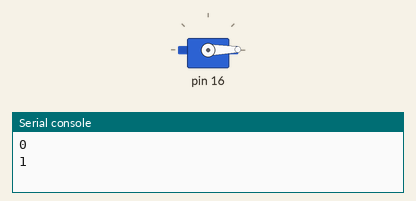
Simulated run of this program. Board: MicroPython board. Parts: servo, the last lines printed to the serial console.

Above: at 0.05 s.
At 2.2 s:
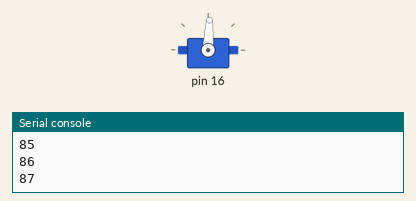
At 4.35 s:
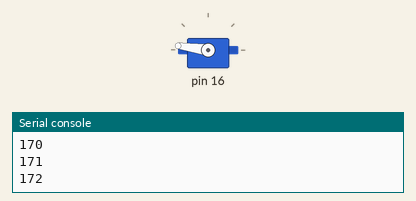
At 8.7 s:
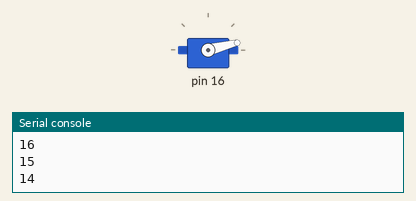
Timing chart, 0 to 11.8 s (numbered marks = the images above):
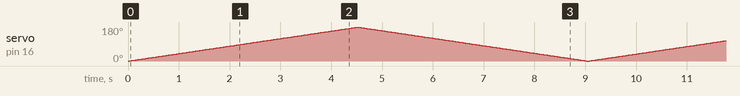

The program:

main.py
```python
"""
A simple example that sweeps a Servo back-and-forth
Requires the micropython-servo library - https://pypi.org/project/micropython-servo/
"""

import time
from servo import Servo

# Create our Servo object, assigning the
# GPIO pin connected the PWM wire of the servo
my_servo = Servo(pin_id=16)

delay_ms = 25  # Amount of milliseconds to wait between servo movements

while True:
    for position in range(0, 180):  # Step the position forward from 0deg to 180deg
        print(position)  # Show the current position in the Shell/Plotter
        my_servo.write(position)  # Set the Servo to the current position
        time.sleep_ms(delay_ms)  # Wait for the servo to make the movement

    for position in reversed(range(0, 180)):  # Step the position reverse from 180deg to 0deg
        print(position)  # Show the current position in the Shell/Plotter
        my_servo.write(position)  # Set the Servo to the current position
        time.sleep_ms(delay_ms)  # Wait for the servo to make the movement    
```
